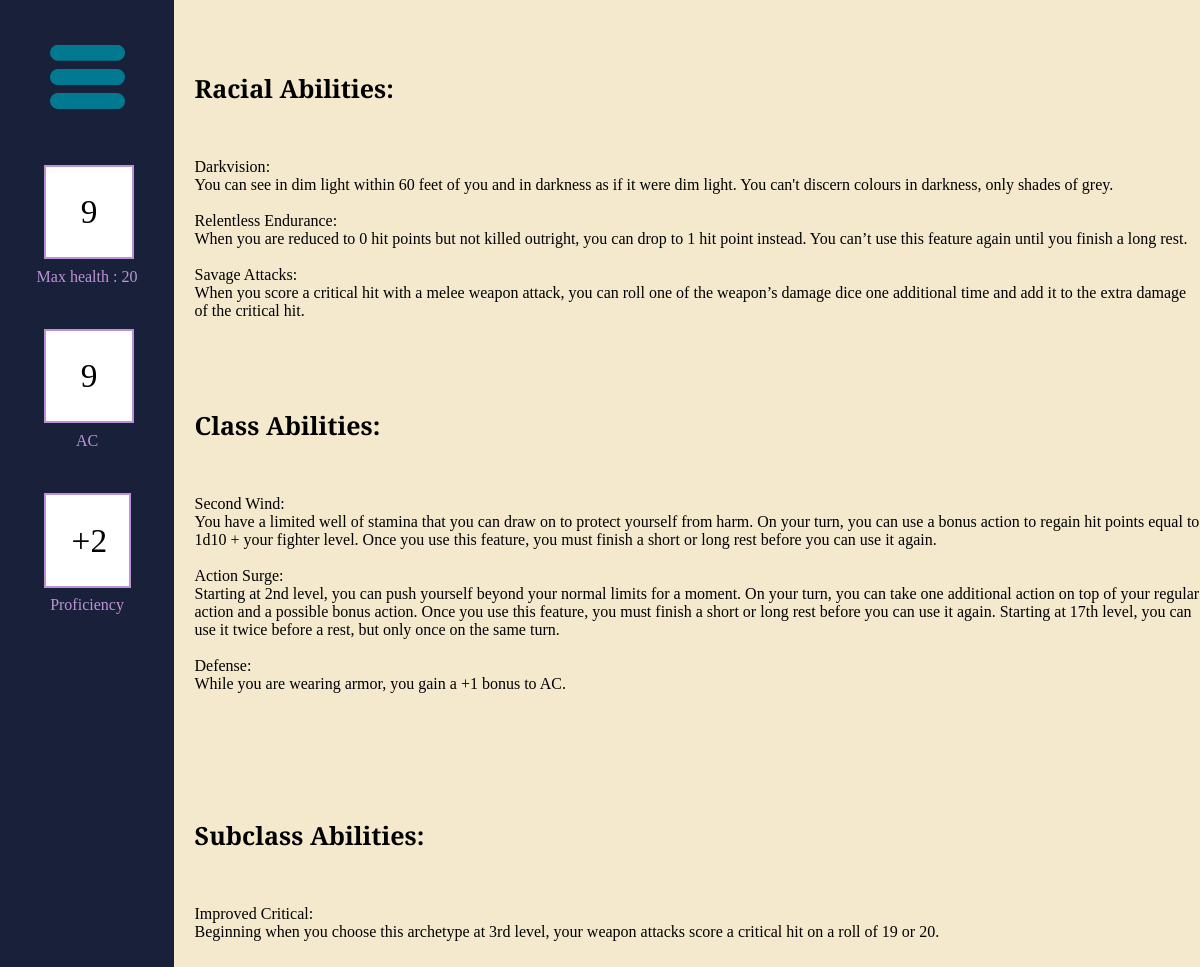
Page /character_abilities/44 (signed in) on the committed database.
### tables this page shows
CREATE TABLE Ability (Ability_Id INTEGER PRIMARY KEY AUTOINCREMENT, Name Text, Description Text);

### routes.py (the view)
@app.route('/character_abilities/<id>')
def character_abilities(id):
    conn = sqlite3.connect(db)
    cur = conn.cursor()
    cur.execute('SELECT * FROM Character WHERE Character_Id = ?', (id,))
    character_data = cur.fetchone()
    if character_data is None:
        abort(404)
    elif ('user_id' not in session) or character_data[14] != session['user_id']:
        abort(403)
    resetSession()
    feat_names = []
    feat_descriptions = []
    feat_types = ["Race", "Class", "Background", "Subclass"]
    feat_types_parameters = [character_data[2], character_data[3],
                             character_data[5], character_data[13]]
    for i in range(4):
        added = ""
        if i == 1 or i == 3:
            added = f" AND Level <= {character_data[4]}"
        cur.execute(f'''SELECT Name,Description FROM Ability
                     WHERE Ability_Id IN (SELECT Ability_Id
                     FROM Ability{feat_types[i]}
                       WHERE {feat_types[i]}_Id =
                         {feat_types_parameters[i]}{added})''')
        data = cur.fetchall()
        feat_names.append([i[0] for i in data])
        feat_descriptions.append([i[1] for i in data])
    cur.execute('''SELECT Ability_Id,Type FROM AbilityCharacter
                 WHERE Character_Id = ?''', (id,))
    data = cur.fetchall()
    for ability in data:
        cur.execute(f'''SELECT Name,Description FROM Ability
                     WHERE Ability_Id = {ability[0]}''')
        character_ability = cur.fetchone()
        if (ability[1] == "Race"):
            feat_names[0].append(character_ability[0])
            feat_descriptions[0].append(character_ability[1])
        else:
            feat_names[1].append(character_ability[0])
            feat_descriptions[1].append(character_ability[1])
    other_values = [id, character_data[6], character_data[12],
                    character_data[7], ((character_data[4]-1)//4)+2,
                    character_data[14], character_data[3]]
    return render_template('CharacterAbility.html', other_values=other_values,
                           names=feat_names, descs=feat_descriptions)

### routes.py (called while the page is built)
def resetSession():
    if 'user_id' in session:
        placeholder = session['user_id']
    else:
        placeholder = None
    session.clear()
    collect()
    if placeholder is not None:
        session['user_id'] = placeholder

### templates/CharacterAbility.html
{% extends 'sheetLayout.html' %}
{% set ability_types = ['Racial','Class','Background','Subclass'] %}
{% block content %}
<div class = "ability_sheet">
    {% for i in range(ability_types|length) %}
        {% if names[i]|length != 0 %}
            <h1 class = "ability_header">{{ability_types[i]}} Abilities:</h1>
            {% for j in range(names[i]|length) %}
                    {{names[i][j]}}:
                    {{descs[i][j]}}
            {% endfor %}
        {% endif %}
    {% endfor %}
</div>
{% endblock %}

### templates/sheetLayout.html (shortened to what this page needs)
<!DOCTYPE html>
<html>
    <head>
        <link rel = 'stylesheet', href = '../static/styles.css'>
    </head>
    <body>
        <div class = 'sheet_container' id="sheet" data-id="{{ other_values[0] }}">
            <div class = 'side_bar'>
                <div>
                    <button class = "dropdown-menu" id="dropdown_button" onclick="toggleDropDown()">
                        <img src = "../static/Menu.png" class = "menu_button">
                    </button>
                </div>
                <div>
                    <input type="number" id="HP" value='{{other_values[2]}}' class="side_input">
                </div>
                Max health : {{other_values[1]}}
                <div>
                    <input type="number" id="AC" value='{{other_values[3]}}' class="side_input">
                </div>
                AC
                <div class = 'side_info'>
                    +{{other_values[4]}}
                </div>
                Proficiency
            </div>
            <div class = 'sheet' data-joe = "Joe">
                {% block content %}{% endblock %}
            </div>
        </div>
    </body>
</html>

### static/styles.css (style rules this page uses)
.side_bar { background-color:#182139; height: 100%; min-width: 100%; overflow: hidden; text-align: center; color: #bd93d8; }
.side_info,.side_input { text-align: center; border: 2px solid #bd93d8; background-color: white; margin:25%; margin-bottom:5%; padding: 15%; font-size: 25pt; color: black; }
.side_input { width: 20%; font-family: "Bree Serif", serif; font-weight: 400; }
.menu_button { width: 100%; }
.dropdown-menu { border: none; cursor: pointer; appearance: none; background-color: inherit; margin:25%; margin-bottom:5%; text-align: center; }
.sheet_container { display: grid; grid-template-columns:14.5% 85.5%; grid-template-rows: 100%; min-height: 100%; font-family: "Bree Serif", serif; font-weight: 400; font-style: normal; }
.sheet { background-color: #f4e9cd; }
body { margin: 0px; height: 70vw; }
.ability_sheet { margin-left: 2%; white-space: pre-line; }
.ability_header { font-size: 25px; }

### rows in the picture
Ability: Name "Darkvision", Description "You can see in dim light within 60 feet of you and in darkness as if it were dim light. You can't discern colours in darkness, only shades of grey."
Ability: Name "Relentless Endurance", Description "When you are reduced to 0 hit points but not killed outright, you can drop to 1 hit point instead. You can’t use this feature again until you finish a long rest."
Ability: Name "Savage Attacks", Description "When you score a critical hit with a melee weapon attack, you can roll one of the weapon’s damage dice one additional time and add it to the extra damage of the critical hit."
Ability: Name "Second Wind", Description "You have a limited well of stamina that you can draw on to protect yourself from harm. On your turn, you can use a bonus action to regain hit points equal to 1d10 + your fighter level. Once you use this feature, you must finish a short or long rest before you can use it again."
Ability: Name "Action Surge", Description "Starting at 2nd level, you can push yourself beyond your normal limits for a moment. On your turn, you can take one additional action on top of your regular action and a possible bonus action. Once you use this feature, you must finish a short or long rest before you can use it again. Starting at 17th level, you can use it twice before a rest, but only once on the same turn."
Ability: Name "Defense", Description "While you are wearing armor, you gain a +1 bonus to AC."
Ability: Name "Improved Critical", Description "Beginning when you choose this archetype at 3rd level, your weapon attacks score a critical hit on a roll of 19 or 20."

### other values in the picture
{{ other_values[1] }} "20"
{{ other_values[4] }} "2"
{{ ability_types[i] }} "Racial" "Class" "Subclass"
